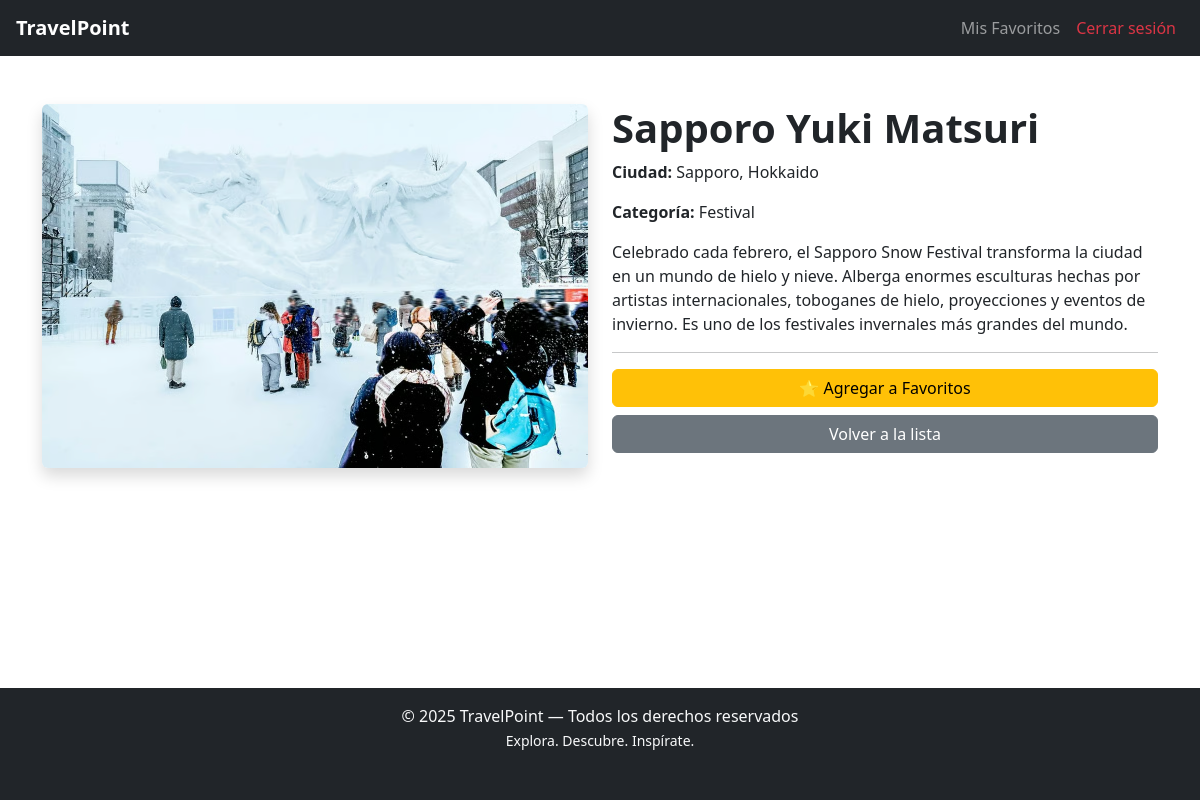
The app's page /lugar/1/ (signed in) with its own data.
### turismo/models.py (models this page shows, shortened)
class LugarTuristico(models.Model):
    nombre = models.CharField(max_length=100)
    ciudad = models.CharField(max_length=50)
    categoria = models.CharField(max_length=50)
    descripcion = models.TextField()
    imagen = models.ImageField(upload_to='lugares/', blank=True, null=True)
    fecha_creacion = models.DateTimeField(auto_now_add=True)

### turismo/views.py (the view)
# urls.py: path('lugar/<int:pk>/', views.detalle_lugar, name='detalle_lugar'),
def detalle_lugar(request, pk):
    lugar = get_object_or_404(LugarTuristico, pk=pk)
    if not request.user.is_authenticated:
        raise PermissionDenied
    return render(request, 'turismo/detalle_lugar.html', {'lugar': lugar})

### turismo/templates/turismo/detalle_lugar.html (shortened to what this page needs)
{% extends 'base.html' %}
{% block content %}
<div class="container mt-4">
    <div class="row">
        <div class="col-12 col-md-6 mb-4">
            {% if lugar.imagen %}
                <img src="{{ lugar.imagen.url }}" class="img-fluid rounded shadow" alt="{{ lugar.nombre }}">
            {% else %}
                <div class="p-5 bg-light rounded text-center shadow">Sin imagen disponible</div>
            {% endif %}
        </div>
        <div class="col-12 col-md-6">
            <h1 class="fw-bold">{{ lugar.nombre }}</h1>
            <p><strong>Ciudad:</strong> {{ lugar.ciudad }}</p>
            <p><strong>Categoría:</strong> {{ lugar.categoria }}</p>
            <p class="mt-3">{{ lugar.descripcion }}</p>
            <hr>
            {% if user.is_authenticated %}
                {% if user.is_staff %}
                    <a href="{% url 'editar_lugar' lugar.pk %}" class="btn btn-warning w-100 mb-2">Editar</a>
                    <a href="{% url 'eliminar_lugar' lugar.pk %}" class="btn btn-danger w-100 mb-2">Eliminar</a>
                {% else %}
                    <form method="POST" action="{% url 'agregar_favorito' lugar.pk %}">
                        <button class="btn btn-warning w-100 mb-2">⭐ Agregar a Favoritos</button>
                    </form>
                {% endif %}
            {% endif %}
            <a href="{% url 'lista_lugares' %}" class="btn btn-secondary w-100">Volver a la lista</a>
        </div>
    </div>
</div>
{% endblock %}

### static/css/style.css (style rules this page uses)
img { max-width: 100%; height: auto; }
.container { padding-bottom: 2rem; }

### records on screen
LugarTuristico: imagen (picture), nombre "Sapporo Yuki Matsuri", ciudad "Sapporo, Hokkaido", categoria "Festival", descripcion "Celebrado cada febrero, el Sapporo Snow Festival transforma la ciudad en un mundo de hielo y nieve. Alberga enormes esculturas hechas por artistas internacionales, toboganes de hielo, proyecciones y eventos de invierno. Es uno de los festivales invernales más grandes del mundo."
